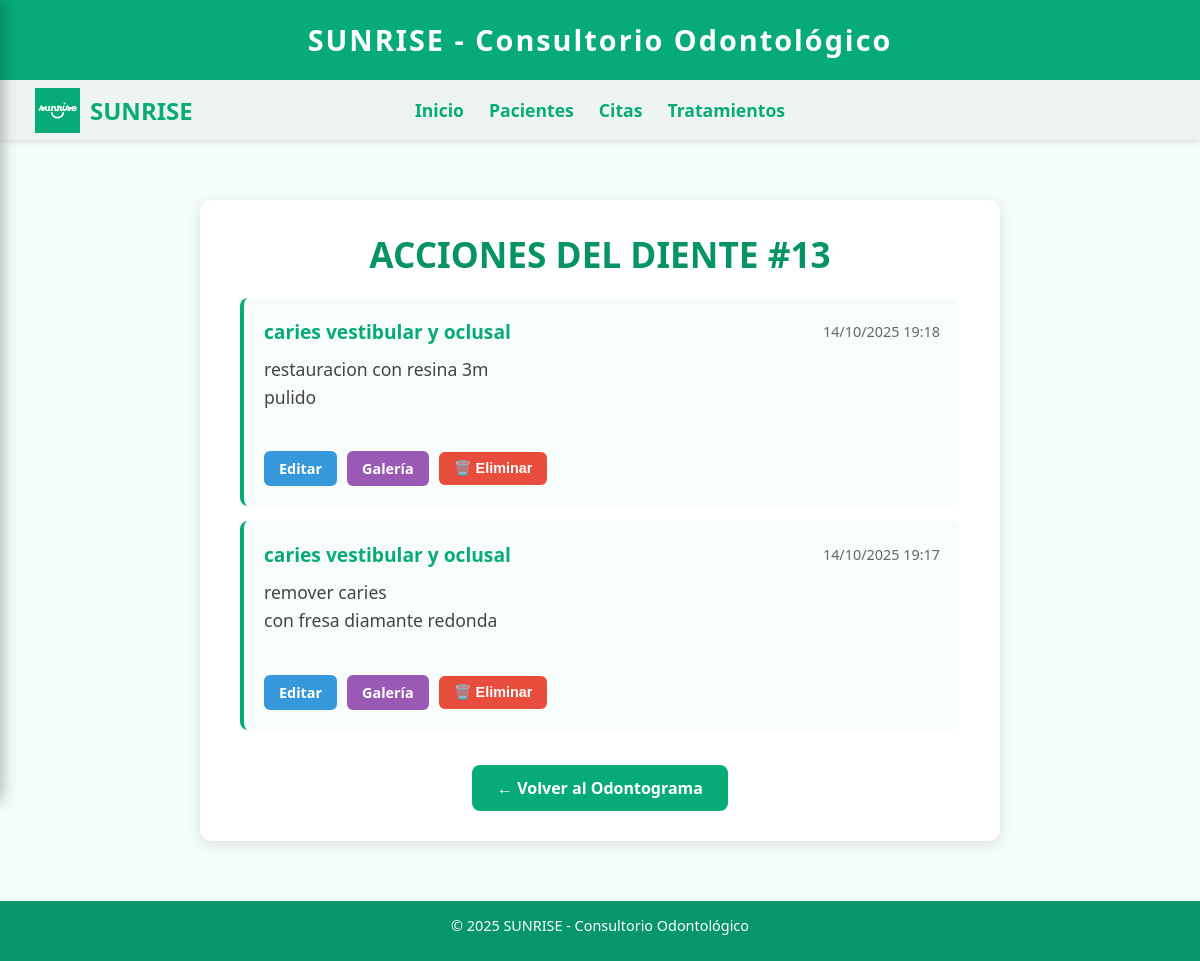
The page /paciente/12/diente/13/acciones/ (signed in) on the database its author committed.
### SUNRISE/models.py (models this page shows, shortened)
class AccionDental(models.Model):
    paciente = models.ForeignKey(Paciente, on_delete=models.CASCADE, related_name='acciones_dentales')
    diente_numero = models.IntegerField()
    titulo = models.CharField(max_length=200)
    descripcion = models.TextField()
    fecha_creacion = models.DateTimeField(auto_now_add=True)
    fecha_actualizacion = models.DateTimeField(auto_now=True)

### SUNRISE/views.py (the view)
@auth_required
def lista_acciones_dental(request, paciente_id, diente_numero):
    print(f"🔍 DEBUG lista_acciones_dental:")
    print(f"   paciente_id: {paciente_id}")
    print(f"   diente_numero: {diente_numero}")
    paciente = get_object_or_404(Paciente, id=paciente_id)
    acciones = AccionDental.objects.filter(
        paciente=paciente,
        diente_numero=diente_numero
    ).order_by('-fecha_creacion')
    context = {
        'paciente': paciente,
        'diente_numero': diente_numero,
        'acciones': acciones,
    }
    return render(request, 'lista_acciones_dental.html', context)

### SUNRISE/templates/lista_acciones_dental.html (shortened to what this page needs)
{% extends 'base.html' %}
{% load static %}
{% block content %}
<div class="acciones-container">
    <h2>ACCIONES DEL DIENTE #{{ diente_numero }}</h2>
    <div class="acciones-lista">
        {% if acciones %}
            {% for accion in acciones %}
            <div class="accion-item">
                <div class="accion-header">
                    <h3 class="accion-titulo">{{ accion.titulo }}</h3>
                    <div class="accion-fecha">{{ accion.fecha_creacion|date:"d/m/Y H:i" }}</div>
                </div>
                <div class="accion-descripcion">{{ accion.descripcion|linebreaks }}</div>
                <div class="accion-acciones">
                    <a href="{% url 'editar_accion_dental' accion.id %}" class="btn-editar">Editar</a>
                    <a href="{% url 'galeria_accion_dental' accion.id %}" class="btn-galeria">
                        Galería
                    </a>
                    <button class="btn-eliminar" onclick="mostrarConfirmacion({{ accion.id }}, '{{ accion.titulo }}')">
                        🗑️ Eliminar
                    </button>
                </div>
            </div>
            {% endfor %}
        {% else %}
            <div class="sin-acciones">
                <h3>No hay acciones registradas para este diente</h3>
                <p>Haz clic en "Nueva Acción" para crear la primera</p>
            </div>
        {% endif %}
    </div>
    <div style="text-align: center;">
        <a href="{% url 'odontograma' paciente.id %}" class="btn-volver">← Volver al Odontograma</a>
    </div>
</div>
{% endblock %}

### SUNRISE/templates/base.html (style rules this page uses)
* { margin: 0; padding: 0; box-sizing: border-box; }
body { margin: 0; font-family: 'Segoe UI', Tahoma, Geneva, Verdana, sans-serif; background-color: #f4fdf9; color: #333; transition: margin-left 0.3s ease; padding-top: 140px; padding-bottom: 60px; min-height: 100vh; }
.content h2 { color: #069467; font-size: 2.2rem; margin-bottom: 20px; }
.content p { font-size: 1.1rem; color: #444; margin-bottom: 40px; }

### SUNRISE/templates/lista_acciones_dental.html (style rules this page uses)
.acciones-container { max-width: 800px; margin: 40px auto; background: #fff; padding: 30px 40px; border-radius: 12px; box-shadow: 0px 4px 16px rgba(0,0,0,0.10); }
h2 { color: #07AB78; text-align: center; margin-bottom: 30px; }
.accion-item { background: #f8fdfb; padding: 20px; border-radius: 8px; margin-bottom: 15px; border-left: 4px solid #07AB78; }
.accion-header { display: flex; justify-content: space-between; align-items: center; margin-bottom: 10px; }
.accion-titulo { color: #07AB78; margin: 0; flex: 1; font-size: 1.2rem; text-align: left; }
.accion-fecha { color: #666; font-size: 0.9rem; }
.accion-descripcion { color: #333; line-height: 1.6; margin-bottom: 15px; white-space: pre-wrap; text-align: left; }
.accion-acciones { display: flex; gap: 10px; align-items: center; }
.btn-editar { background: #3498db; color: white; padding: 8px 15px; border: none; border-radius: 6px; text-decoration: none; font-size: 0.9rem; font-weight: bold; cursor: pointer; transition: background 0.3s; }
.btn-galeria { background: #9b59b6; color: white; padding: 8px 15px; border: none; border-radius: 6px; text-decoration: none; font-size: 0.9rem; font-weight: bold; cursor: pointer; display: flex; align-items: center; gap: 5px; transition: background 0.3s; }
.btn-eliminar { background: #e74c3c; color: white; padding: 8px 15px; border: none; border-radius: 6px; text-decoration: none; font-size: 0.9rem; font-weight: bold; cursor: pointer; display: flex; align-items: center; gap: 5px; transition: background 0.3s; }
.btn-volver { background: #07AB78; color: white; padding: 12px 25px; border: none; border-radius: 8px; text-decoration: none; font-weight: bold; display: inline-block; margin-top: 20px; text-align: center; transition: background 0.3s; }

### rows shown on the page
AccionDental: titulo "caries vestibular y oclusal", fecha_creacion "14/10/2025 19:18", descripcion "restauracion con resina 3m pulido"
AccionDental: titulo "caries vestibular y oclusal", fecha_creacion "14/10/2025 19:17", descripcion "remover caries con fresa diamante redonda"

### other values the page prints
{{ diente_numero }} "13"
